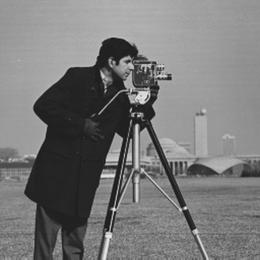
%> input picture matlab/I0.bmp, 260 x 260 px, shrunk from 384 x 384 before the run
$ octave WG_main_m.m   (GNU Octave 9; MATLAB toolbox functions it lacks are replaced by stand-ins)
%> lines starting %> are read from the running program, lines starting %| are printed output that depends on the picture; long printed decimals are rounded
### matlab/ASM_Prop.m
function U_out = ASM_Prop(U_in,psize,dist,lamda)

% coordinate definition
[Y,X] = size(U_in);
Lx = X*psize;
Ly = Y*psize;
[nx,ny] = meshgrid(-X/2+1:X/2, -Y/2+1:Y/2);
fx = nx/Lx; fy = ny/Ly;

k = 2*pi/lamda;
inside_sqrt = 1-(lamda*fx).^2-(lamda*fy).^2;
inside_sqrt(inside_sqrt<0)=0;
Transfer_Matrix = exp(1j*k*dist*sqrt(inside_sqrt));
Transfer_Matrix = fftshift(Transfer_Matrix);

FU_in = fft2(U_in);
FU_out = FU_in.*Transfer_Matrix;
U_out = ifft2(FU_out);
% figure;imagesc(abs(U_out));colormap("gray");axis square;axis off;
end

### matlab/WG_main_m.m
%%%

% 1.Amp_gt
Int_o_gt = im2double(imread("I0.bmp"));
%> Int_o_gt: size 260x260 double; min 0.0667, max 0.922, mean 0.472
Amp_o_gt = sqrt(Int_o_gt);
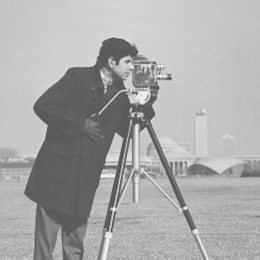
%> Amp_o_gt: size 260x260 double; min 0.258, max 0.96, mean 0.667

% 2.Pha_gt
Pha_o_gt = im2double(imread("P0.bmp"));
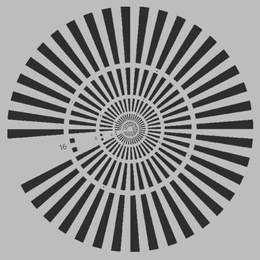
%> input picture matlab/P0.bmp, 260 x 260 px, shrunk from 384 x 384 before the run
%> Pha_o_gt: size 260x260x3 double; min 0.0627, max 0.839, mean 0.569
Pha_o_gt = rgb2gray(Pha_o_gt);
%> Pha_o_gt: size 260x260 double
% LPha = 0; HPha = pi;
% Pha_o_gt = (HPha-LPha)*...
%            (Pha_o_gt-min(Pha_o_gt(:)))/...
%            (max(Pha_o_gt(:))-min(Pha_o_gt(:)));

objTypeList = ["Amp", "Pha", "Combined"];
objType = objTypeList(2);

Uo_gt = ObjectFieldGenerator(Amp_o_gt,Pha_o_gt,objType);

figure;imagesc(abs(Uo_gt));colormap("gray");axis square;axis off;
title("Amp_o^{gt}");
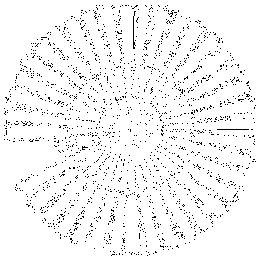
%> displayed picture: size 260x260x3, on the screen's scale of 0 to 255; 95.6% white; black in thin lines or dots
figure;imagesc(angle(Uo_gt));colormap("gray");axis square;axis off;
title("Pha_o^{gt}");

psize = 1.34e-3;% unit:mm
dist = 1.21;
lamda = 0.534e-3;

% 前向传播
Ui_gt = ASM_Prop(Uo_gt,psize,dist,lamda);

% ------------------------------------------------
Amp_i_gt = abs(Ui_gt); % amplitude mesurement
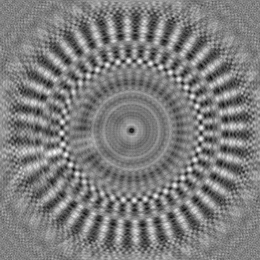
%> Amp_i_gt: size 260x260 double; min 0.393, max 1.6, mean 0.988; drawn with min black and max white
figure;imagesc(Amp_i_gt);colormap("gray");axis square;axis off;

Max_iter = 100;
%{
Wirtinger Gradient Descent
1.alphalist(*):
*=1 → alpha=0.1  for defalut
*=2 → alpha=0.5  for Alternating Projection
*=3 → alpha=0.01 for long iteration
*=4 → alpha=5    for random gradient descent
%}

alphaList = [0.1, 0.5, 0.01, 5];
alpha = alphaList(1);

Uo_pred = zeros(size(Amp_i_gt)).*exp(1j*zeros(size(Amp_i_gt)));
% Uo_pred = randn(size(Amp_i_gt)).*exp(1j*randn(size(Amp_i_gt)));
X_list = linspace(1,Max_iter,Max_iter);
Y_abs_lossList = zeros([1,Max_iter]);
Y_ang_lossList = zeros([1,Max_iter]);
Y_Propabs_lossList = zeros([1,Max_iter]);

for iter = 1:Max_iter
    Uo_pred = Uo_pred - alpha*WirtingerGradient(Uo_pred,Amp_i_gt,"Amp");
    Y_abs_lossList(iter) = norm(abs(Uo_pred)-Amp_o_gt)^2;
    Y_ang_lossList(iter) = norm(angle(Uo_pred)-Pha_o_gt)^2;
    Y_Propabs_lossList(iter) = norm(abs(ASM_Prop(Uo_pred,psize,dist,lamda))-Amp_i_gt)^2;
end

figure;imagesc(abs(Uo_pred));colormap("gray");axis square;axis off;
title("Amp_o^{pred}");
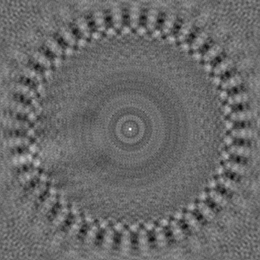
%> displayed picture: size 260x260x3, on the screen's scale of 0 to 255; min 0, max 255, mean 105.8
figure;imagesc(angle(Uo_pred));colormap("gray");axis square;axis off;
title("Pha_o^{pred}");
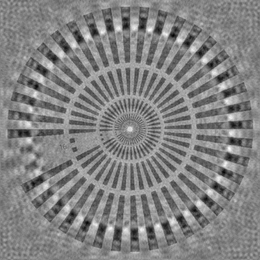
%> displayed picture: size 260x260x3, on the screen's scale of 0 to 255; min 0, max 255, mean 130.1

figure;plot(X_list,Y_abs_lossList);
title("{L2-loss}_{gt}^{abs}");
%> figure, not shown here; curve peaks at x = 1, y = 22580.4
fprintf("the L2 loss of gt-abs is %f\n\n\n", Y_abs_lossList(end));
%| the L2 loss of gt-abs is 8241.590

figure;plot(X_list,Y_ang_lossList);
title("{L2-loss}_{gt}^{pha}");
%> figure, not shown here; curve peaks at x = 26, y = 434.5
fprintf("the L2 loss of gt-pha is %f\n\n\n", Y_ang_lossList(end));
%| the L2 loss of gt-pha is 434.526

figure;plot(X_list,Y_Propabs_lossList);
title("{L2-loss}_{Prop}^{abs}");
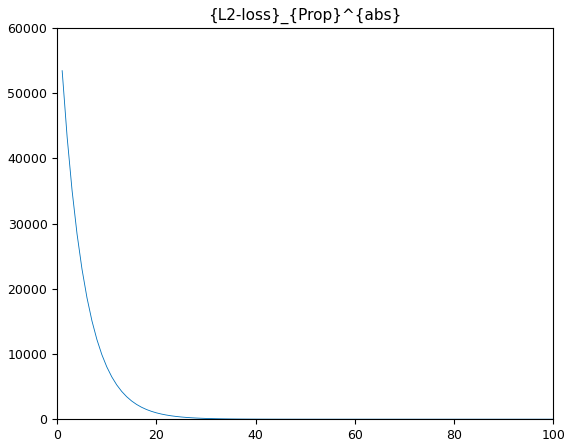
%> figure redrawn from the program's plot data; curve peaks at x = 1, y = 53453.7
fprintf("the L2 loss of prop-abs is %f\n\n\n", Y_Propabs_lossList(end));
%| the L2 loss of prop-abs is 4.7e-05

%{
utilsFunc list:
1.WirtingerGradient

2.ObjectFieldGenerator
%}

function grad_Uin = WirtingerGradient(U_in,ref,Type)
    psize = 1.34e-3;% unit:mm
    dist = 1.21;
    lamda = 0.534e-3;

    if Type=="Amp"
        Ui_fromProp = ASM_Prop(U_in,psize,dist,lamda);
        Ui_AmpC = ref.*exp(1j*angle(Ui_fromProp));
        grad_Uin = (U_in - ASM_Prop(Ui_AmpC,psize,-dist,lamda));
    elseif Type=="Int"
%         grad_Uin =
    end
end

function U_out = ObjectFieldGenerator(Amp_in,Pha_in,Type)
    if Type=="Amp"
        Pha_in = zeros(size(Pha_in));
    elseif Type=="Pha"
        Amp_in = ones(size(Amp_in));
    elseif Type=="Combined"
    end
    U_out = Amp_in.*exp(1j*Pha_in);
end

function OptimInit
end
